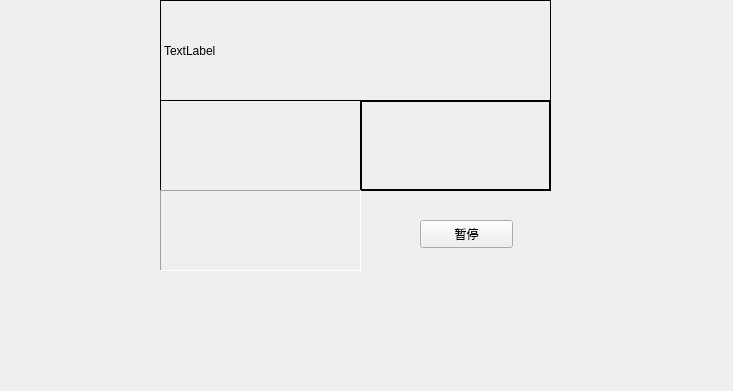
<?xml version="1.0" encoding="UTF-8"?>
<ui version="4.0">
 <class>Widget</class>
 <widget class="QWidget" name="Widget">
  <property name="geometry">
   <rect>
    <x>0</x>
    <y>0</y>
    <width>733</width>
    <height>391</height>
   </rect>
  </property>
  <property name="windowTitle">
   <string>Widget</string>
  </property>
  <widget class="myLabel" name="label">
   <property name="geometry">
    <rect>
     <x>160</x>
     <y>0</y>
     <width>391</width>
     <height>101</height>
    </rect>
   </property>
   <property name="frameShape">
    <enum>QFrame::Box</enum>
   </property>
   <property name="text">
    <string>TextLabel</string>
   </property>
  </widget>
  <widget class="QLabel" name="label_2">
   <property name="geometry">
    <rect>
     <x>160</x>
     <y>100</y>
     <width>201</width>
     <height>91</height>
    </rect>
   </property>
   <property name="frameShape">
    <enum>QFrame::Panel</enum>
   </property>
   <property name="text">
    <string/>
   </property>
  </widget>
  <widget class="QLabel" name="label_3">
   <property name="geometry">
    <rect>
     <x>360</x>
     <y>100</y>
     <width>191</width>
     <height>91</height>
    </rect>
   </property>
   <property name="frameShape">
    <enum>QFrame::WinPanel</enum>
   </property>
   <property name="text">
    <string/>
   </property>
  </widget>
  <widget class="QLabel" name="label_4">
   <property name="geometry">
    <rect>
     <x>160</x>
     <y>190</y>
     <width>201</width>
     <height>81</height>
    </rect>
   </property>
   <property name="frameShape">
    <enum>QFrame::Panel</enum>
   </property>
   <property name="frameShadow">
    <enum>QFrame::Sunken</enum>
   </property>
   <property name="text">
    <string/>
   </property>
  </widget>
  <widget class="QPushButton" name="btn">
   <property name="geometry">
    <rect>
     <x>420</x>
     <y>220</y>
     <width>93</width>
     <height>28</height>
    </rect>
   </property>
   <property name="text">
    <string>暂停</string>
   </property>
  </widget>
 </widget>
 <customwidgets>
  <customwidget>
   <class>myLabel</class>
   <extends>QLabel</extends>
   <header location="global">E:\Codes\QTLearn\Qt_Event\mylabel.h</header>
  </customwidget>
 </customwidgets>
 <resources/>
 <connections/>
</ui>
